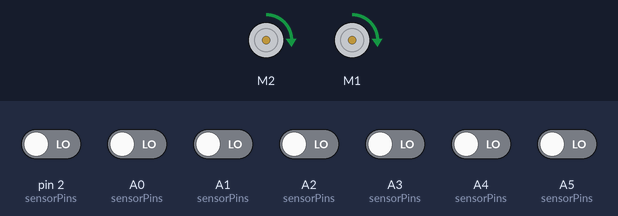
Recording of a sketch running on a simulated Arduino Uno, built with avr-gcc and run on an emulated ATmega328P. Shown: 2 × DC motor (green arrow = forward, orange = backward, longer = faster). Inputs (shaded band) come from the test bench; at power-on: A0 (sensorPins), A1 (sensorPins), A2 (sensorPins), A3 (sensorPins), A4 (sensorPins), A5 (sensorPins), pin 2 (sensorPins) LOW. What the sketch prints to the serial monitor is not drawn.

Above: at 1.2 s.
1.3 s: A1 (sensorPins) driven HIGH
At 1.51 s:
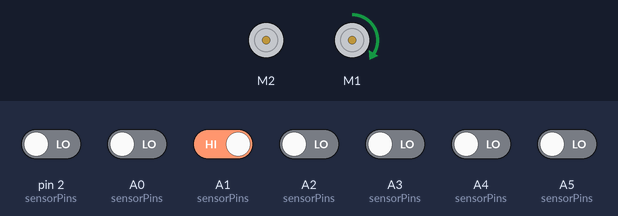
4.3 s: pin 2 (sensorPins) driven HIGH
At 6.65 s:
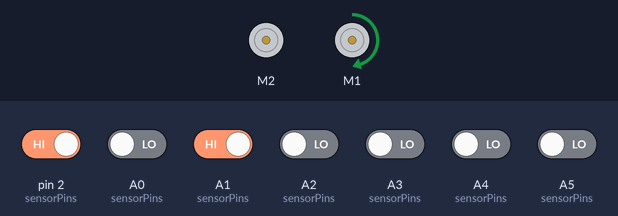
7.3 s: A4 (sensorPins) driven HIGH
10.3 s: A5 (sensorPins) driven HIGH
At 10.92 s:
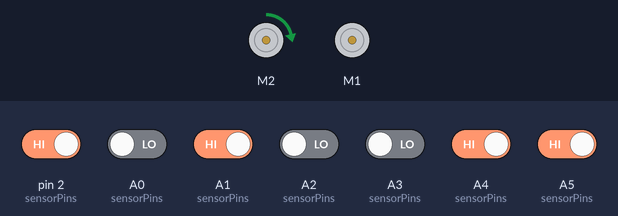
13.3 s: A2 (sensorPins) driven HIGH
16.3 s: A3 (sensorPins) driven HIGH
At 17.0 s:
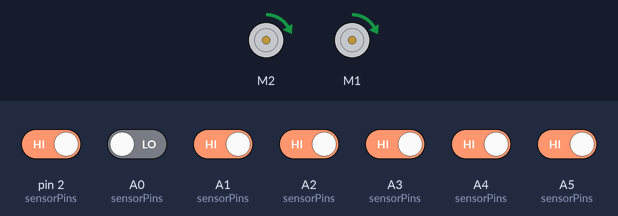
Timing chart, 0 to 18.8 s (numbered marks = the images above; inputs shaded):
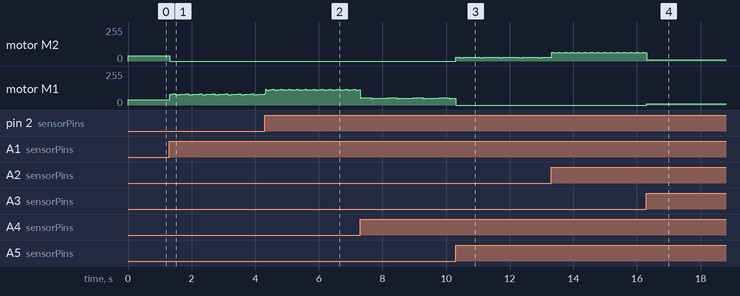

Measured:
- after the input at 1.3 s, motor M2: forward 40/255 → stopped at once; motor M1: forward 40/255 → forward 81/255 at once, then repeats every 0.41 s: forward 82/255 0.06 s, forward 83/255 0.03 s, forward 84/255 0.05 s, forward 76/255 0.02 s, forward 77/255 0.03 s, forward 78/255 0.06 s, forward 79/255 0.07 s, forward 80/255 0.02 s, forward 81/255 0.07 s
- after the input at 10.3 s, motor M2: stopped → forward 29/255 at once, then repeats every 0.61 s: forward 30/255 0.05 s, forward 26/255 0.11 s, forward 27/255 0.14 s, forward 28/255 0.14 s, forward 29/255 0.19 s
- after the input at 16.3 s, motor M1: stopped → forward 11/255 at once

The sketch:

semi_semifinal.ino
```cpp
#include <AFMotor.h>

// Create motor objects on ports M1 and M2
AF_DCMotor motor1(2);
AF_DCMotor motor2(1);

// Sensor configuration
#define NUM_SENSORS 7
const int C = A0;
const int R3 = A1;
const int L1 = A2;
const int R2 = A3;
const int L3 = A4;
const int L2 = A5;
const int R1 = 2;

const int sensorPins[NUM_SENSORS] = {L3, L2, L1, C, R1, R2, R3};
int sensorValues[NUM_SENSORS];

// PID constants
float Kp = 0.7;   // Proportional
float Ki = 0.00075;   // Integral
float Kd = 3.0;   // Derivative

// PID variables
int error, lastError = 0;
int P, I, D, PIDvalue;
int baseSpeed = 150;
float speedFactor = 0.27; // Adjust this from 0.0 (stopped) to 1.0 (full speed)

// NEW: Multiplier to reduce speed at turns (when outer sensors are activated)
float turnSpeedMultiplier = 0.6; // Adjust between 0.0 and 1.0

void setup() {
    Serial.begin(115200);
    Serial.begin(9600);

    // Initialize motors
    motor1.setSpeed(0);
    motor1.run(RELEASE);
    motor2.setSpeed(0);
    motor2.run(RELEASE);

    // Initialize sensors
    for (int i = 0; i < NUM_SENSORS; i++) {
        pinMode(sensorPins[i], INPUT);
    }
}

void loop() {
    int position = readSensors();
    error = (NUM_SENSORS - 1) * 500 - position;

    // PID calculations
    P = error;
    I += error;
    D = error - lastError;
    lastError = error;
    PIDvalue = (Kp * P) + (Ki * I) + (Kd * D);

    int leftSpeed = (baseSpeed - PIDvalue) * speedFactor;
    int rightSpeed = (baseSpeed + PIDvalue) * speedFactor;
    leftSpeed = constrain(leftSpeed, 0, 255);
    rightSpeed = constrain(rightSpeed, 0, 255);
    Serial.print(digitalRead(sensorPins[0]));
    Serial.print(digitalRead(sensorPins[NUM_SENSORS - 1]));
    Serial.print("\n");
    // NEW: If either outer sensor is activated, reduce the speed further.
    if(digitalRead(sensorPins[0]) == 1 || digitalRead(sensorPins[NUM_SENSORS - 1]) == 1) {
        leftSpeed = leftSpeed * turnSpeedMultiplier;
        rightSpeed = rightSpeed * turnSpeedMultiplier;

    }

    if(digitalRead(sensorPins[1]) == 1 || digitalRead(sensorPins[NUM_SENSORS - 2]) == 1) {
        leftSpeed = (leftSpeed * turnSpeedMultiplier)/1.3;
        rightSpeed = (rightSpeed * turnSpeedMultiplier)/1.3;

    }

    motor1.setSpeed(leftSpeed);
    motor2.setSpeed(rightSpeed);
    motor1.run(FORWARD);
    motor2.run(FORWARD);
}

int readSensors() {
    int weightedSum = 0;
    int sum = 0;
    for (int i = 0; i < NUM_SENSORS; i++) {
        sensorValues[i] = digitalRead(sensorPins[i]);
        if (sensorValues[i] == 0) {  // Active low sensors
            weightedSum += i * 1000;
            sum++;
        }
    }
    return (sum == 0) ? ((NUM_SENSORS - 1) * 500) : (weightedSum / sum);
}
```
